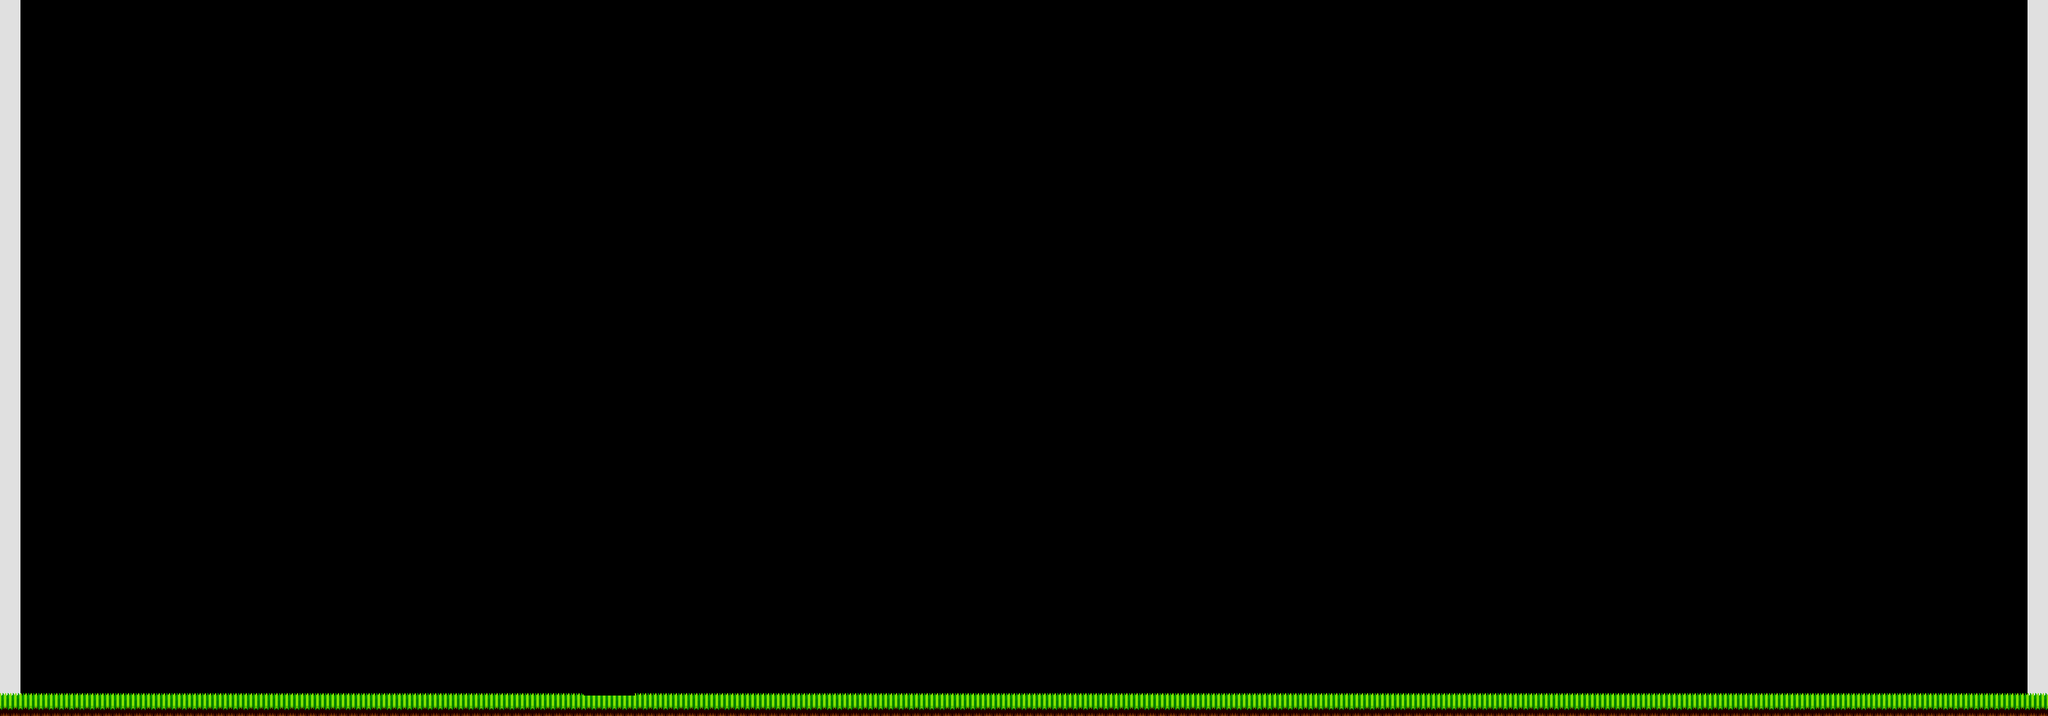

Tiled map render using the project's own tile images. Description and the map definition, with tile-layer contents summarised, below:
An orthogonal 200x70 tile map with 16x16 px tiles, 2 tile layers (walls, background), 2 tilesets and 1 object (Player).

<map version="1.9" tiledversion="1.9.2" orientation="orthogonal" renderorder="right-down" width="200" height="70" tilewidth="16" tileheight="16" infinite="0" nextlayerid="4" nextobjectid="7">
 <tileset firstgid="1" source="tileset.tsx" />
 <tileset firstgid="461" name="greenhill" tilewidth="16" tileheight="16" tilecount="1360" columns="40">
  <image source="tilesets/greenhill.png" width="640" height="544" />
 </tileset>
 <layer id="1" name="walls" width="200" height="70">
  <data>[14000 cells, 672 non-empty, 1 distinct tile ids]</data>
 </layer>
 <layer id="2" name="background" width="200" height="70">
  <data>[14000 cells, 596 non-empty, 4 distinct tile ids]</data>
 </layer>
 <objectgroup id="3" name="objects">
  <object id="2" name="Sonic" class="Player" x="67.3333" y="964" width="58" height="78">
   <properties>
    <property name="Type" value="Player" />
   </properties>
  </object>
 </objectgroup>
</map>
